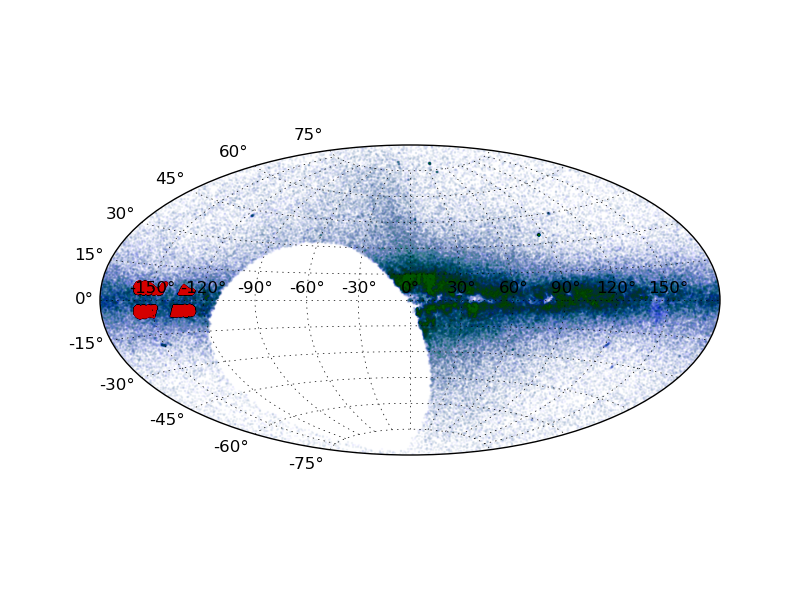
#> input picture figs/boarders_and_thumbnails/Obs_PS_lsum_aitoff_map.png, 800 x 600 px
$ python addBackground.py
#> lines starting #> are read from the running program, lines starting #| are printed output that depends on the picture
#!/bin/python
from PIL import Image

inFilename = "../figs/boarders_and_thumbnails/Obs_PS_lsum_aitoff_map.png"
outFilename = "../figs/boarders_and_thumbnails/out_addBackground.jpg"

img = Image.open(inFilename)
#> img is the input picture: PIL image 800x600 RGBA; mean R, G, B, A 231.7, 235.5, 240.9, 255
x1, y1, x2, y2 = -10, -20, 1000, 1000  # cropping coordinates
im = Image.new("RGB", (x2 - x1, y2 - y1), (255, 255, 255))
#> im: PIL image 1010x1020 RGB; every value is 255
im.paste(img, (-x1, -y1))
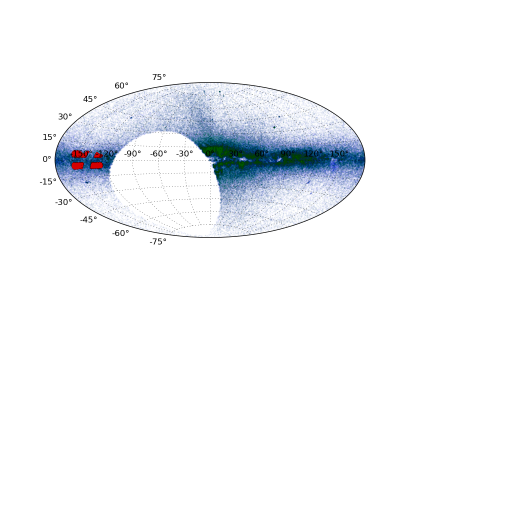
#> im: PIL image 1010x1020 RGB (shown at 1/2 size); mean R, G, B 244.2, 245.9, 248.4
im.save(outFilename)
